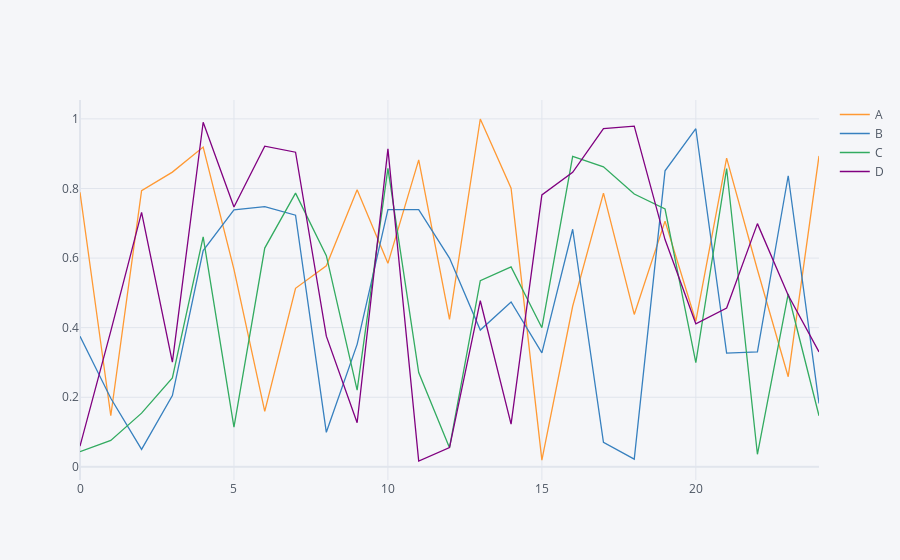

The notebook cell this image was saved under:
### Markdown cell above
Now we will ask pandas to plot the data out using plotly.

You should immediately notice the difference in quality between the two plots. Also of major importance notice in the top right you have a funky toolbar called a 'modebar' in plotly. It allows you a healthy degree of user interaction to interactively start exploring your data. 

Note: This is FAR from the end all be all of your ability to create interactive data visualization with Plotly. We will look at a wee bit more towards the end but the real power will be presented in the next workshop!

### Code cell
df_demo.iplot()

### Figure 1 — Plotly figure (JSON) as saved in the notebook; plotly's stock layout.template omitted (floating-point values rounded to 4 significant figures)
{"data": [{"line": {"color": "rgba(255, 153, 51, 1.0)", "dash": "solid", "shape": "linear", "width": 1.3}, "mode": "lines", "name": "A", "text": "", "type": "scatter", "x": [0, 1, 2, 3, 4, 5, 6, 7, 8, 9, 10, 11, 12, 13, 14, 15, 16, 17, 18, 19, 20, 21, 22, 23, 24], "y": [0.7892, 0.1468, 0.7938, 0.847, 0.919, 0.5673, 0.1596, 0.513, 0.5776, 0.7966, 0.5849, 0.8821, 0.4236, 0.9997, 0.8009, 0.01941, 0.4615, 0.7866, 0.438, 0.7062, 0.4185, 0.8872, 0.5664, 0.2591, 0.8935]}, {"line": {"color": "rgba(55, 128, 191, 1.0)", "dash": "solid", "shape": "linear", "width": 1.3}, "mode": "lines", "name": "B", "text": "", "type": "scatter", "x": [0, 1, 2, 3, 4, 5, 6, 7, 8, 9, 10, 11, 12, 13, 14, 15, 16, 17, 18, 19, 20, 21, 22, 23, 24], "y": [0.3754, 0.1972, 0.05028, 0.2049, 0.6214, 0.7387, 0.7481, 0.7232, 0.09928, 0.3521, 0.7395, 0.7392, 0.6, 0.3932, 0.4739, 0.3274, 0.6829, 0.07068, 0.02216, 0.8506, 0.9717, 0.3267, 0.3304, 0.8366, 0.1824]}, {"line": {"color": "rgba(50, 171, 96, 1.0)", "dash": "solid", "shape": "linear", "width": 1.3}, "mode": "lines", "name": "C", "text": "", "type": "scatter", "x": [0, 1, 2, 3, 4, 5, 6, 7, 8, 9, 10, 11, 12, 13, 14, 15, 16, 17, 18, 19, 20, 21, 22, 23, 24], "y": [0.04392, 0.07588, 0.1544, 0.2556, 0.6608, 0.1143, 0.6287, 0.7867, 0.6069, 0.2207, 0.8576, 0.2711, 0.05528, 0.5349, 0.5745, 0.3999, 0.892, 0.8622, 0.784, 0.741, 0.2993, 0.8573, 0.03622, 0.4968, 0.147]}, {"line": {"color": "rgba(128, 0, 128, 1.0)", "dash": "solid", "shape": "linear", "width": 1.3}, "mode": "lines", "name": "D", "text": "", "type": "scatter", "x": [0, 1, 2, 3, 4, 5, 6, 7, 8, 9, 10, 11, 12, 13, 14, 15, 16, 17, 18, 19, 20, 21, 22, 23, 24], "y": [0.05952, 0.3899, 0.7316, 0.3011, 0.9903, 0.7469, 0.9216, 0.9042, 0.3755, 0.1269, 0.914, 0.01685, 0.05556, 0.4774, 0.1228, 0.7815, 0.8463, 0.9719, 0.979, 0.6532, 0.4112, 0.4565, 0.699, 0.4933, 0.3301]}], "layout": {"autosize": true, "legend": {"bgcolor": "#F5F6F9", "font": {"color": "#4D5663"}}, "paper_bgcolor": "#F5F6F9", "plot_bgcolor": "#F5F6F9", "title": {"font": {"color": "#4D5663"}}, "xaxis": {"autorange": true, "gridcolor": "#E1E5ED", "range": [0, 24], "showgrid": true, "tickfont": {"color": "#4D5663"}, "title": {"font": {"color": "#4D5663"}, "text": ""}, "type": "linear", "zerolinecolor": "#E1E5ED"}, "yaxis": {"autorange": true, "gridcolor": "#E1E5ED", "range": [-0.03775, 1.054], "showgrid": true, "tickfont": {"color": "#4D5663"}, "title": {"font": {"color": "#4D5663"}, "text": ""}, "type": "linear", "zerolinecolor": "#E1E5ED"}}}
